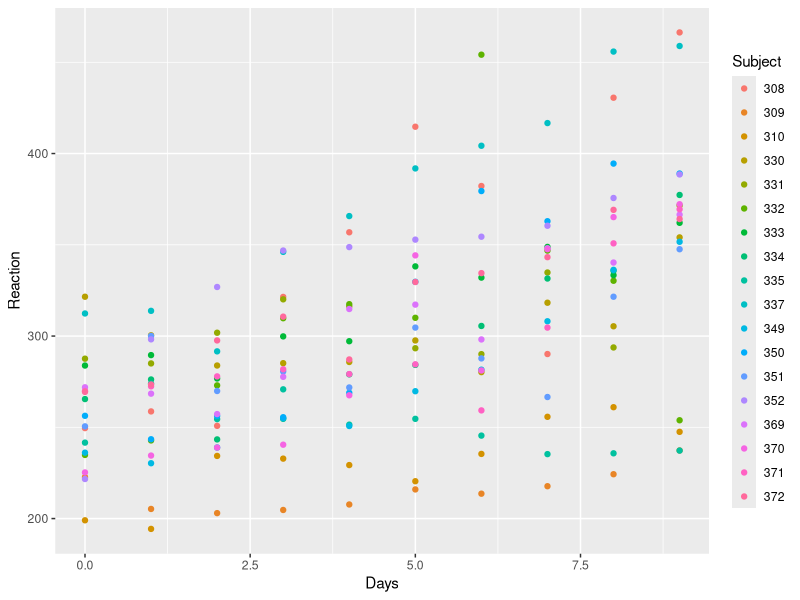
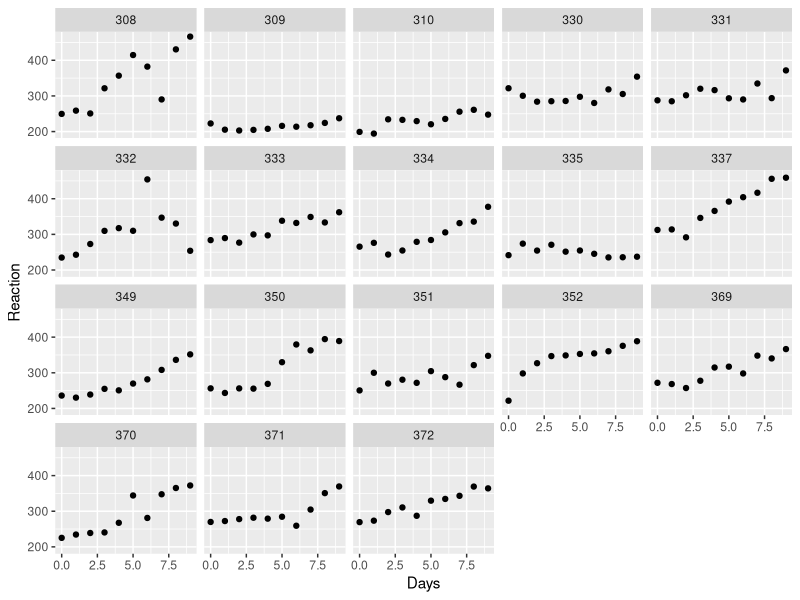

Reproduce these figures in R, in order.
## ---- chunk 1
library(tidyverse)
library(lme4)
## ---- chunk 2
data("sleepstudy")
## ---- chunk 3
sleepstudy
## ---- chunk 4
sleepstudy %>%
  ggplot() + 
    geom_point(aes(x = Days, y = Reaction, color = Subject))
## ---- chunk 5
sleepstudy %>%
  ggplot() + 
    geom_point(aes(x = Days, y = Reaction)) +
    facet_wrap(~Subject)
## ---- chunk 6
sleepstudy_mixed <- lmer(Reaction ~ Days + (Days | Subject), data = sleepstudy)
sleepstudy_mixed %>% summary()
## ---- chunk 7
sleepstudy_mixed %>% confint()
## ---- chunk 8
sleepstudy_mixed %>% ranef()
## ---- chunk 9
ChickWeight
## ---- chunk 10
chickenweights_mixed_multi <- lmer(weight ~ Time*Diet + (Time | Chick), data = ChickWeight)
chickenweights_mixed_multi %>% summary()
## ---- chunk 11
chickenweights_mixed_uni <- lmer(weight ~ Time + (Time | Chick), data = ChickWeight)
chickenweights_mixed_uni %>% summary()
## ---- chunk 12
anova(chickenweights_mixed_uni, chickenweights_mixed_multi)
## ---- chunk 13
data("Penicillin")
Penicillin
## ---- chunk 14
penicillin_mixed <- lmer(diameter ~ 1 + (1 | plate) + (1 | sample), data = Penicillin)
penicillin_mixed %>% summary()
## ---- chunk 15
data("Pastes")
Pastes
## ---- chunk 16
pastes_mixed <- lmer(strength ~ 1 + (1 | batch) + (1 | sample), data = Pastes)
pastes_mixed %>% summary()
